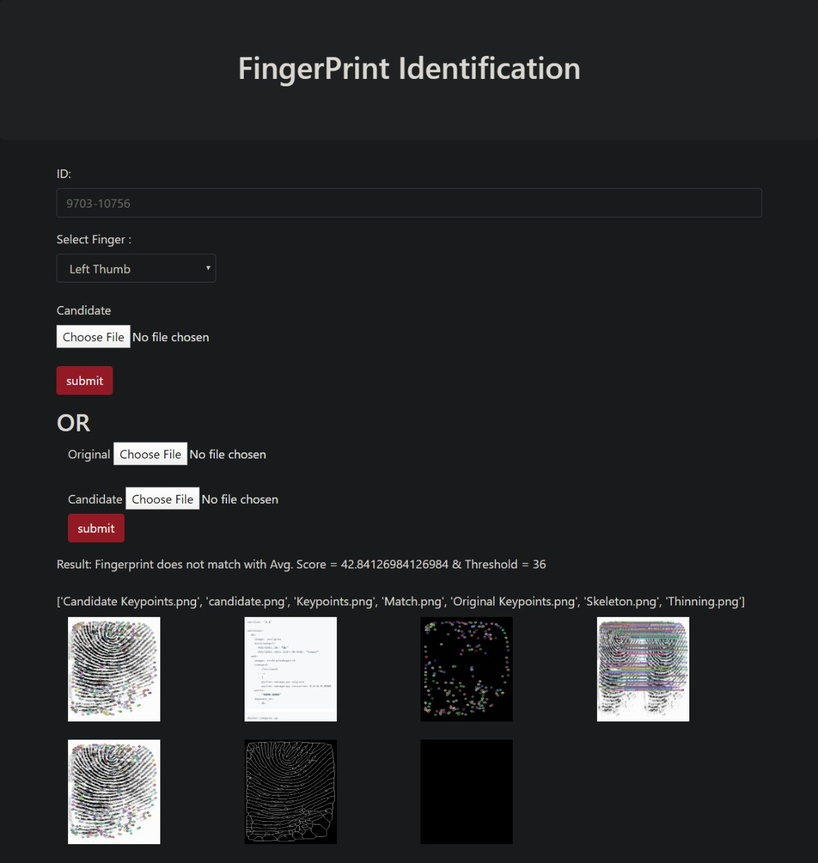
#> input picture FI1.jpeg, 818 x 863 px, shrunk from 1214 x 1280 before the run, given in place of Right Thumb_158793710430.png, which was not available
$ jupyter execute Fingerprint_Recognition.ipynb   (older library calls are emulated)   (text cells are left out)
#> lines starting #> are read from the running program, lines starting #| are printed output that depends on the picture; pictures that were not available may be replaced by others from this repository, and a replacement may not be noted
### enhance/image_enhance.py
# -*- coding: utf-8 -*-
"""
Created on Mon Apr 18 22:50:30 2016

@author: utkarsh
"""
from .ridge_segment import ridge_segment
from .ridge_orient import ridge_orient
from .ridge_freq import ridge_freq
from .ridge_filter import ridge_filter
#import cv2
def image_enhance(img):
    blksze = 16;
    thresh = 0.1;
    normim,mask = ridge_segment(img,blksze,thresh);             # normalise the image and find a ROI


    gradientsigma = 1;
    blocksigma = 7;
    orientsmoothsigma = 7;
    orientim = ridge_orient(normim, gradientsigma, blocksigma, orientsmoothsigma);              # find orientation of every pixel


    blksze = 38;
    windsze = 5;
    minWaveLength = 5;
    maxWaveLength = 15;
    freq,medfreq = ridge_freq(normim, mask, orientim, blksze, windsze, minWaveLength,maxWaveLength);    #find the overall frequency of ridges


    freq = medfreq*mask;
    kx = 0.65;ky = 0.65;
    newim = ridge_filter(normim, orientim, freq, kx, ky);       # create gabor filter and do the actual filtering

 #   cv2.imshow("enhanced",255*newim)
    #th, bin_im = cv2.threshold(np.uint8(newim),0,255,cv2.THRESH_BINARY);
    return(newim < -3)

### Fingerprint_Recognition.ipynb
[cell 1]
import cv2
import os
import sys
import numpy
import glob
import matplotlib.pyplot as plt

[cell 2]
sys.path.append('../')
from enhance import image_enhance

[cell 3]
from skimage.morphology import skeletonize, thin

[cell 4]
# [12 lines left out: function plot_figure, not called in this run]

[cell 5]
# [29 lines left out: function removedot, not called in this run]

[cell 6]
def get_descriptors(img):
    # Apply Clahe
    clahe = cv2.createCLAHE(clipLimit=2.0, tileGridSize=(8,8))
    img = clahe.apply(img)
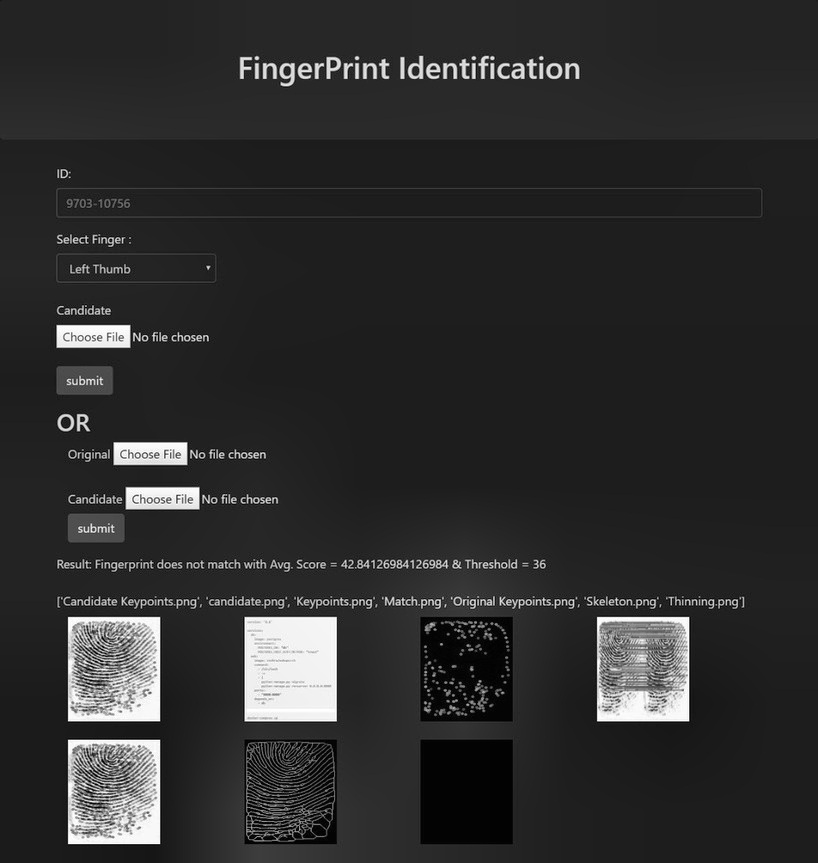
#> img: shape (863, 818); min 1, max 255, mean 45.3
    img1 = img * 255
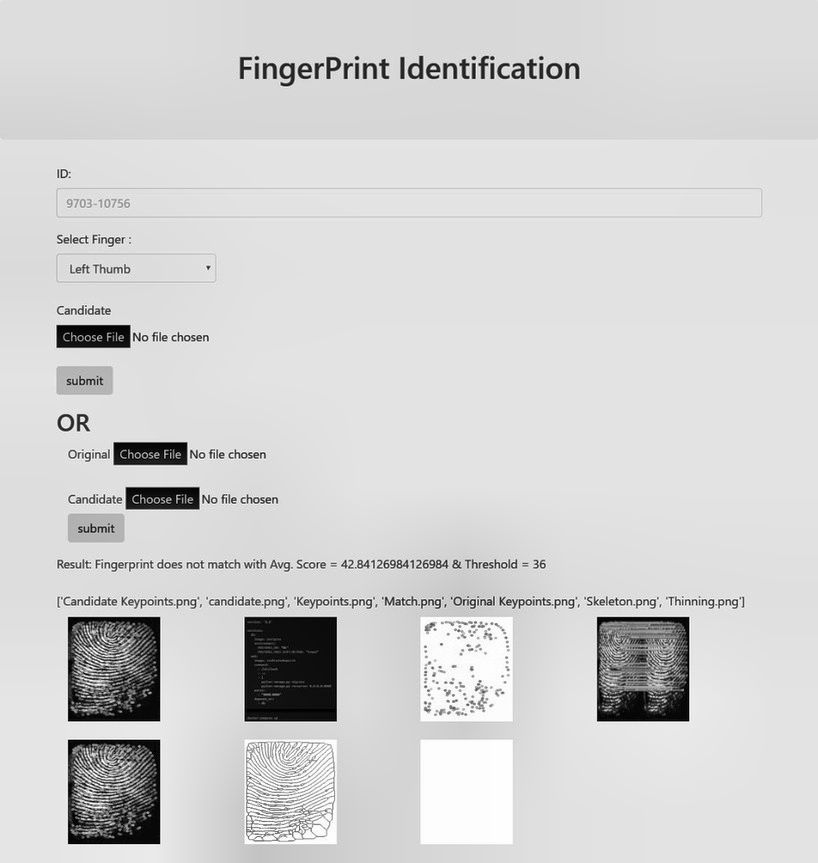
#> img1: shape (863, 818); min 1, max 255, mean 210.7
    a = "CLAHE"
    # cv2.imshow("Clahe",img)

    # Enhance image
    img = image_enhance.image_enhance(img)
    img = numpy.array(img, dtype=numpy.uint8)
    # cv2.imshow("enhance",255*img)
    img2 = img*255
    b = "Enhance"

    # Threshold
    ret, img = cv2.threshold(img, 127, 255, cv2.THRESH_BINARY_INV | cv2.THRESH_OTSU)
    # Normalize to 0 and 1 range
    img[img == 255] = 1
    img3 = img
    c = "Normalize"
    # cv2.imshow("Threshold",img)

    plot_figure(img1,img2,img3,a,b,c)

    #Skeleton & Thinning
    skeleton = skeletonize(img)
    img1 = skeleton*255
    a = "Skeleton"
    # cv2.imshow("skeletonize",255*img)
    skeleton = numpy.array(skeleton, dtype=numpy.uint8)
    #cv2.imshow("skeleton",skeleton)
    skeleton = removedot(skeleton)
    img2 = skeleton*255
    b = "Thinning"

    # Harris corners
    harris_corners = cv2.cornerHarris(img, 3, 3, 0.04)
    harris_normalized = cv2.normalize(harris_corners, 0, 255, norm_type=cv2.NORM_MINMAX, dtype=cv2.CV_32FC1)
    threshold_harris = 125

    # Extract keypoints
    keypoints = []
    for x in range(0, harris_normalized.shape[0]):
            for y in range(0, harris_normalized.shape[1]):
                    if harris_normalized[x][y] > threshold_harris:
                            #print(x,y)
                            keypoints.append(cv2.KeyPoint(y, x, 1))
    img3 = cv2.drawKeypoints(img, keypoints, outImage=None)
    c="Keypoints"
    plot_figure(img1,img2,img3,a,b,c)

    # Define descriptor
    orb = cv2.ORB_create()
    # Compute descriptors
    _, des = orb.compute(img, keypoints)
    return (keypoints, des)

[cell 7]
def verify(img1,img2):
    img1 = cv2.imread(img1,0)
#    print("Original Image")
    kp1,des1 = get_descriptors(img1)
    img2 = cv2.imread(img2,0)
#    print("Candidate Image")
    kp2, des2 = get_descriptors(img2)
    bf = cv2.BFMatcher(cv2.NORM_HAMMING, crossCheck=True)
    matches = sorted(bf.match(des1, des2), key= lambda match:match.distance)
   # Plot keypoints
#    print("plotting on original images and match")
    img4 = cv2.drawKeypoints(img1, kp1, outImage=None)
    a = "Original Keypoints"
    img5 = cv2.drawKeypoints(img2, kp2, outImage=None)
    b = "Candidate Keypoints"
    img6 = cv2.drawMatches(img1, kp1, img2, kp2, matches, flags=2, outImg=None)
    c = "Match"
    plot_figure(img4,img5,img6,a,b,c)


    score = 0
    for match in matches:
            score += match.distance
    score_threshold = 36
    s = (score/len(matches) )
    if score/len(matches) < score_threshold:
        print(f"Fingerprint matches with Avg. Score = {s}")
    else:
        print(f"Fingerprint does not match with Avg. Score = {s}")

[cell 8]
img1 = "../Devashish/Normal/Right Thumb_158793710430.png"
img2 = "../Devashish/rotated/Right Thumb_158793731879.png"
verify(img1,img2)
#> (the call stopped at in image_enhance, `normim,mask = ridge_segment(img,blksze,thresh);`: enhance is not available in this run)

[cell 9]
def get_descriptors2(img):
    # Apply Clahe
    clahe = cv2.createCLAHE(clipLimit=2.0, tileGridSize=(8,8))
    img = clahe.apply(img)
    img = image_enhance.image_enhance(img)
    img = numpy.array(img, dtype=numpy.uint8)
    # Thresholding image
    ret, img = cv2.threshold(img, 127, 255, cv2.THRESH_BINARY_INV | cv2.THRESH_OTSU)
    # Normalize to 0 and 1 range
    img[img == 255] = 1

    #Thinning
    skeleton = skeletonize(img)
    skeleton = numpy.array(skeleton, dtype=numpy.uint8)
    skeleton = removedot(skeleton)

    # Harris corners
    harris_corners = cv2.cornerHarris(img, 3, 3, 0.04)
    harris_normalized = cv2.normalize(harris_corners, 0, 255, norm_type=cv2.NORM_MINMAX, dtype=cv2.CV_32FC1)
    threshold_harris = 125

    # Extract keypoints
    keypoints = []
    for x in range(0, harris_normalized.shape[0]):
            for y in range(0, harris_normalized.shape[1]):
                    if harris_normalized[x][y] > threshold_harris:
                           # print(x,y)
                            keypoints.append(cv2.KeyPoint(y, x, 1))
    # Define descriptor
    orb = cv2.ORB_create()
    # Compute descriptors
    _, des = orb.compute(img, keypoints)
    return (keypoints, des)

[cell 10]
import pickle
import base64

[cell 11]
# [22 lines left out: function filekeypoints, not called in this run]

[cell 12]
def matchfile(image1 = r"..\Devashish\rotated\Left Thumb_158793731886.png"):
    # load user image
    #image1 = input("please enter path of your finger scan")
    image1 = cv2.imread(image1,0)
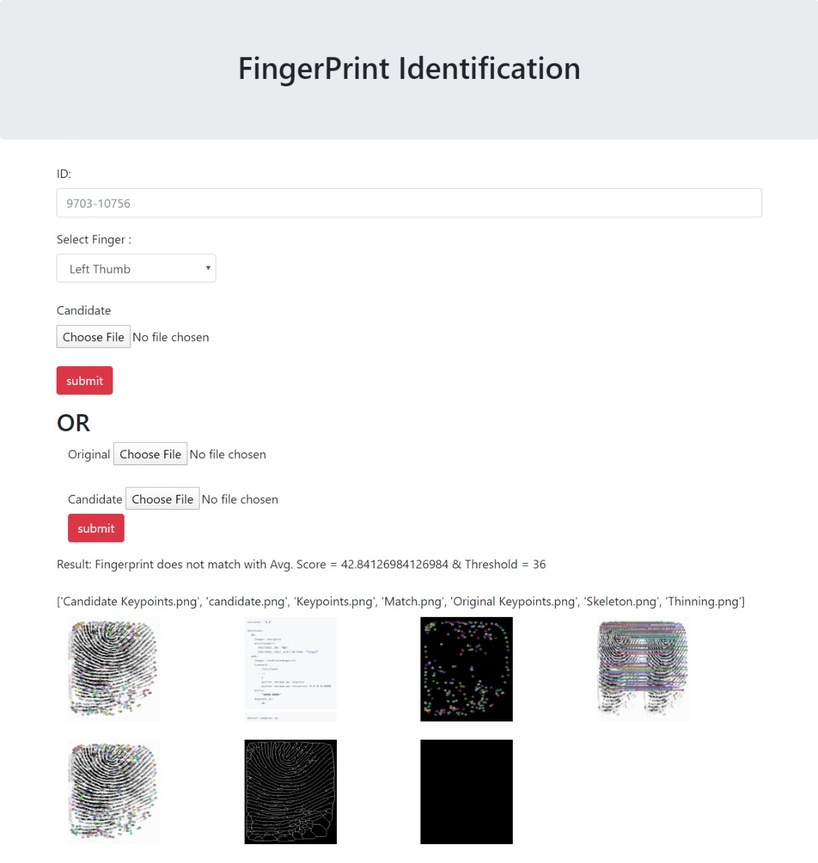
#> input picture FI2.jpeg, 818 x 863 px, shrunk from 1214 x 1280 before the run, given in place of Left Thumb_158793731886.png, which was not available
#> image1: shape (863, 818); min 0, max 255, mean 235.8
    # get keypoints and descriptor from the function
    #CLAHE #Enhance #Skeltonize #
    keypoint,descriptor = get_descriptors2(image1)
#> in get_descriptors2, `img = clahe.apply(img)`:
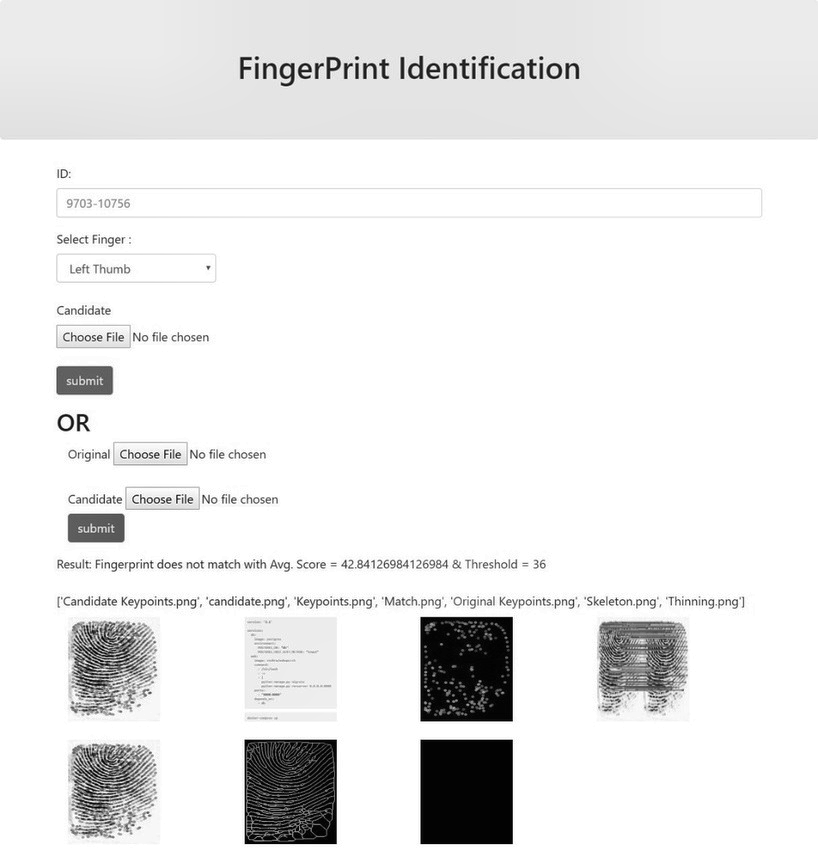
#> img: shape (863, 818); min 1, max 255, mean 234.1

    # ids list
    Matched=[]
    path = "../Devashish/Normal/"
    files = glob.glob(f"{path}*.txt", recursive = True)
    filenames = []
    for file in files:
        filenames.append(file)

    for txt in filenames:
        f = open(txt,"rb")
        index = f.read()
        index = base64.b64decode(index)
        #index = pickle.loads(f)
        kp = []
        for point in index:
            temp_feature = cv2.KeyPoint(x=point[0][0],y=point[0][1],_size=point[1], _angle=point[2], _response=point[3], _octave=point[4], _class_id=point[5],)
            kp.append(temp_feature)
            temp_descriptor = point[6]

        # Matching between Descirptors
        bf = cv2.BFMatcher(cv2.NORM_HAMMING, crossCheck=True)
        matches = sorted(bf.match(descriptor, temp_descriptor), key= lambda match:match.distance)
        score = 0
        for match in matches:
            score += match.distance
        score_threshold = 33

        s = (score/len(matches) )
        if score/len(matches) < score_threshold:
            print(f"Fingerprint matches. Avg. Score = {s}")
            print(filename)
            matched.append(filename)
        else:
            print(f"Fingerprint does not match. Avg. Score = {s}")
            print(filename)
    print(Matched)

[cell 13]
matchfile()
#> (the call stopped at in image_enhance, `normim,mask = ridge_segment(img,blksze,thresh);`: enhance is not available in this run)

[cell 14]
def matchwImage(image1 = r"../Devashish\rotated\Left finger(1)_158793731823.png"):
    image1 = cv2.imread(image1,0)
    keypoint,des1 = get_descriptors2(image1)

    path = "../Devashish/Normal/"
    files = glob.glob(f"{path}*.png", recursive = True)
    filenames = []
    for file in files:
        filenames.append(file)
    for image in filenames:
        image1 = cv2.imread(image,0)
        keypt,des2 = get_descriptors2(image1)
        bf = cv2.BFMatcher(cv2.NORM_HAMMING, crossCheck=True)
        matches = sorted(bf.match(des1, des2), key= lambda match:match.distance)

        score = 0
        for match in matches:
                score += match.distance
        score_threshold = 33
        s = (score/len(matches))
        if score/len(matches) < score_threshold:
            print(f"Fingerprint matches with {image}. Avg. Score = {s}")
        else:
            print(f"Fingerprint does not match with {image}. Avg. Score = {s}")

[cell 15]
matchwImage()
#> (the call stopped at in image_enhance, `normim,mask = ridge_segment(img,blksze,thresh);`: enhance is not available in this run)
